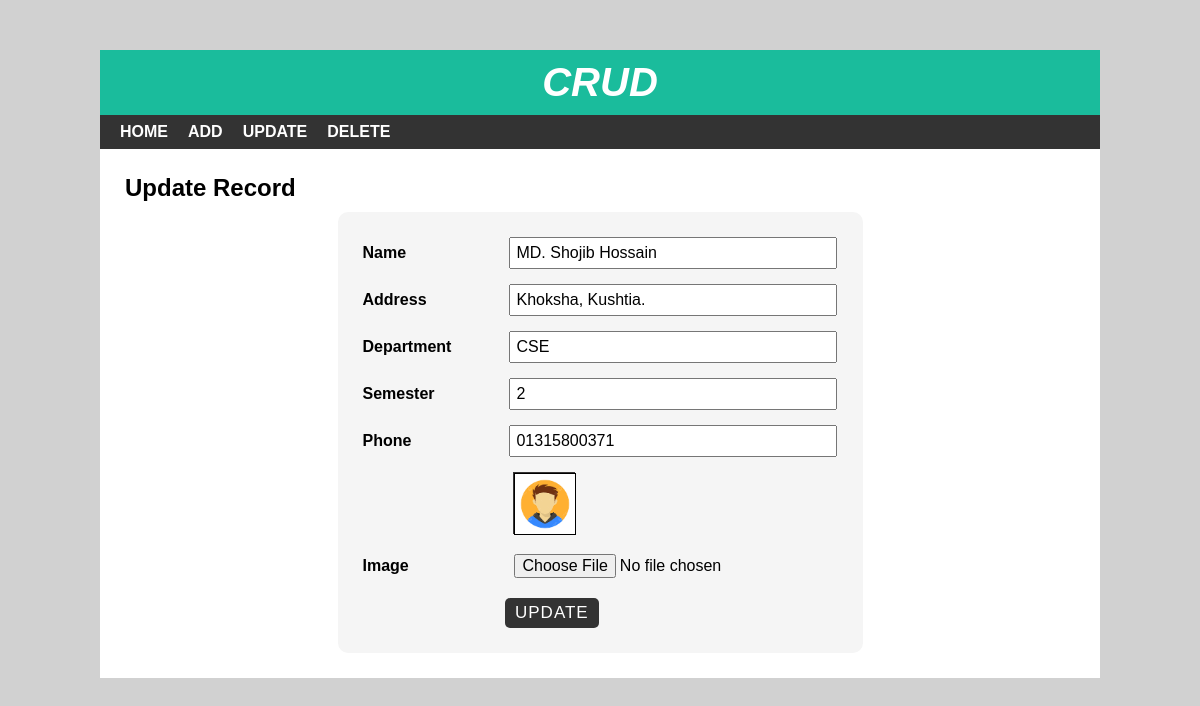
The page /edit.php?id=13 on the database its author committed.
### tables this page shows
CREATE TABLE `students` (
  `id` int(11) NOT NULL,
  `name` varchar(255) DEFAULT NULL,
  `address` varchar(255) DEFAULT NULL,
  `department` varchar(255) DEFAULT NULL,
  `semester` int(11) DEFAULT NULL,
  `phone` text DEFAULT NULL,
  `image` varchar(255) DEFAULT NULL
);

### edit.php (the view, shortened to what this page needs)
<?php include 'header.php'; ?>
<?php
include "config.php";
$student_id = $_GET['id'];
$sql = "SELECT * FROM students WHERE id={$student_id}";
$result = mysqli_query($conn, $sql);
$rows = mysqli_fetch_assoc($result);
?>
<div id="main-content">
    <h2>Update Record</h2>
    <form class="post-form" action="updatedata.php" method="post" enctype="multipart/form-data">
      <div class="form-group">
          <label>Name</label>
          <input type="text" name="name" value="<?php echo $rows['name'] ?>"/>
      </div>
      <div class="form-group">
          <label>Address</label>
          <input type="text" name="address" value="<?php echo $rows['address'] ?>"/>
      </div>
      <div class="form-group">
          <label>Department</label>
          <input type="text" name="department" value="<?php echo $rows['department'] ?>"/>
      </div>
      <div class="form-group">
          <label>Semester</label>
          <input type="text" name="semester" value="<?php echo $rows['semester'] ?>"/>
      </div>
      <div class="form-group">
          <label>Phone</label>
          <input type="text" name="phone" value="<?php echo $rows['phone'] ?>"/>
      </div>
      <div class="form-group">
        <div class="image-box" style="height: 60px; width: 60px; border: 1px solid #353333; margin-left: 150px;">
        <img class="avater-img" style="width: 60px;" src="upload/<?php echo $rows['image'] ?>" alt="image">
      </div>
      </div>
      <div class="form-group">
          <label>Image</label>
          <input type="file" name="image" />
      </div>
      <input class="submit" type="submit" value="Update"/>
    </form>
</div>
</div>
</body>
</html>

### css/style.css (style rules this page uses)
body { font: 16px arial; margin: 0; padding: 0; background: #d1d1d1; }
#main-content { padding: 25px; min-height: 400px; }
#main-content h2 { margin: 0 0 10px; text-transform: capitalize; }
#main-content .post-form { width: 50%; padding: 25px; margin: 0 auto; background-color: #f5f5f5; border-radius: 10px; }
#main-content .post-form .form-group { margin: 0 0 15px; }
.avater-img { width: 60px; text-align: center; border: 1px solid; }
#main-content .post-form .form-group label { width: 30%; display: inline-block; font-weight: 600; }
#main-content .post-form .form-group input, #main-content .post-form .form-group select { font-size: 16px; width: 66%; display: inline-block; padding: 5px; margin: 0; }
#main-content .post-form .form-group .avater-img { width: 60px; text-align: center; border: 1px solid; }
.image-box { height: 60px; width: 60px; border: 1px solid #353333; }
#main-content .post-form .submit { font-size: 17px; letter-spacing: 1px; text-transform: uppercase; padding: 5px 10px; color: #fff; background-color: #333; border: none; border-radius: 5px; margin: 0 0 0 30%; cursor: pointer; transition: all 0.3s; }

### rows shown on the page
students: name "MD. Shojib Hossain", address "Khoksha, Kushtia.", department "CSE", semester "2", phone "01315800371", image (picture)
